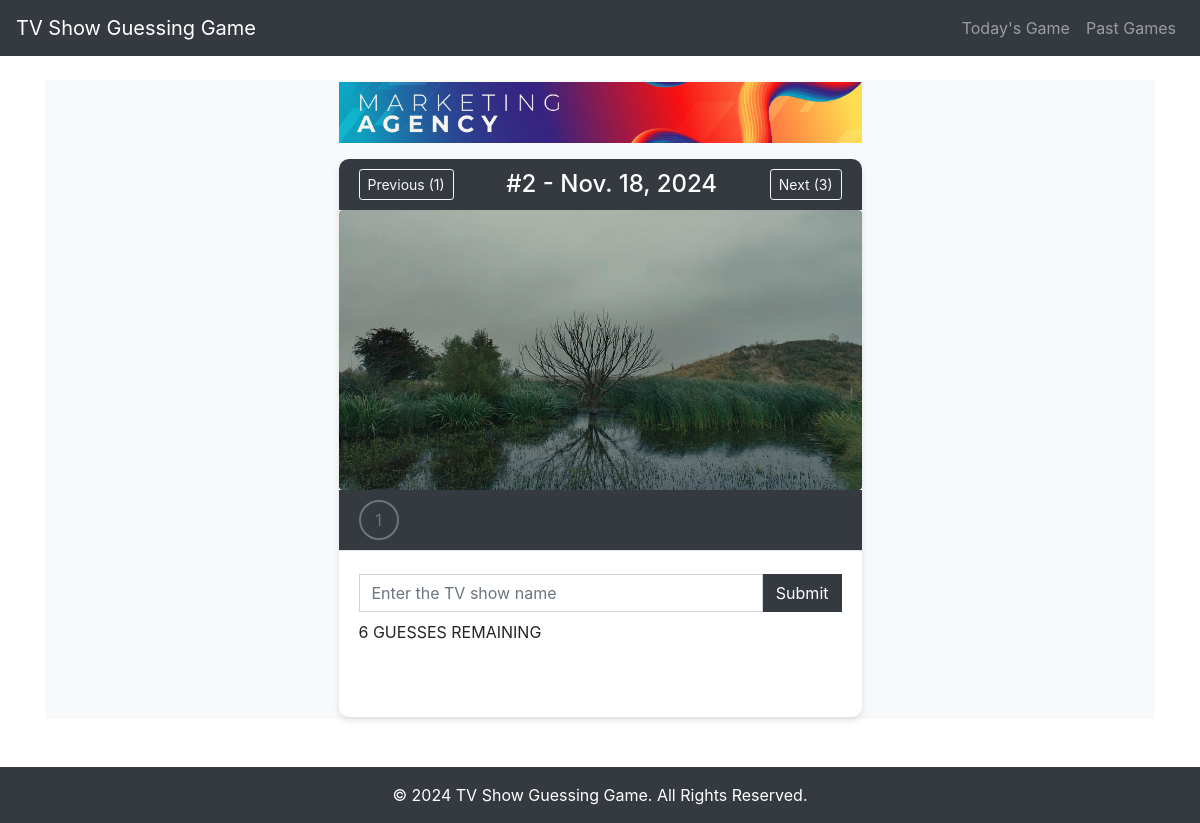
Page /past_game/2/ on the committed database.
### game/models.py (models this page shows, shortened)
class DailyGame(models.Model):
    date = models.DateField(unique=True)
    episode = models.ForeignKey(Episode, on_delete=models.CASCADE, related_name='daily_games')

class EpisodeImage(models.Model):
    episode = models.ForeignKey(Episode, on_delete=models.CASCADE, related_name='images')
    image = models.ImageField(upload_to='episode_images/')
    order = models.IntegerField(help_text="Order of appearance for guessing (1 to 6)")

### game/views.py (the view)
# urls.py: path('past_game/<int:game_id>/', views.past_game, name='past_game'),
def past_game(request, game_id):
    date_today = timezone.now().date()
    today_game = DailyGame.objects.filter(date=date_today).first()
    game = get_object_or_404(DailyGame, id=game_id)
    next_game_exists = today_game.id - 1 if today_game else None
    previous_id = game.id - 1 if game.id > 1 else None
    next_id = game.id + 1 if next_game_exists and game.id < next_game_exists else None
    today_id = game.id -1
    images = game.episode.images.order_by('order')[:6]
    context = {
        'game': game,
        'images': images,
        'title': game.episode.show.title,
        'next_game_exists': next_game_exists,
        'today_id': today_id,
        'previous_id': previous_id,
        'next_id': next_id,
    }
    return render(request, 'past_game.html', context)

### game/templates/past_game.html (shortened to what this page needs)
{% extends 'home.html' %}
{% block content %}
<section class="TvSection">
    <div class="container">
        <div class="row justify-content-center">
            <div class="col-lg-6">
                <div class="addBanner mb-3">
                    <img class="w-100" src="/static/image/addBanner.jpg" alt="Advertisement">
                </div>
                <div class="TvFram">
                    <div class="TvFramHeader">
                        <div class="navigation">
                            {% if previous_id %}
                            <a href="{% url 'past_game' previous_id %}" class="btn btn-outline-light btn-sm d-flex align-items-center">
                                 Previous ({{ previous_id }})
                            </a>
                            {% else %}
                            <span class="btn btn-outline-secondary btn-sm d-flex align-items-center disabled">
                                <i class="fa-solid fa-arrow-left me-2"></i> Previous
                            </span>
                            {% endif %}
                        </div>
                        <div class="game-details">
                            <a href="{% url 'calendar' %}">
                            <h4 class="text-xl italic font-semibold text-center mb-0 text-white">#{{ game.id }} - {{ game.date }}</h4>
                            </a>
                        </div>
                        <div class="navigation">
                            {% if next_id %}
                            <a href="{% url 'past_game' next_id %}" class="btn btn-outline-light btn-sm d-flex align-items-center">
                                Next ({{ next_id }})
                            </a>
                            {% else %}
                            <span class="btn btn-outline-secondary btn-sm d-flex align-items-center disabled">
                                No Past Game <i class="fa-solid fa-arrow-right ms-2"></i>
                            </span>
                            {% endif %}
                        </div>
                    </div>
                    <div class="TvImg">
                        {% for image in images %}
                            <div class="image-container {% if forloop.counter != 1 %}d-none{% endif %}" id="image-{{ forloop.counter }}">
                                <img src="{{ image.image.url }}" class="img-fluid rounded" alt="Episode Image {{ forloop.counter }}" >
                            </div>
                        {% endfor %}
                    </div>
                    <div class="TvFramFooter">
                        <div class="TvFramMenu">
                            <div id="imageButtons">
                                <button class="btn btn-outline-secondary d-none rounded-circle" id="button-1" onclick="showImage(1)">1</button>
                            </div>
                        </div>
                    </div>
                    <div class="TvSearchFrom">
                        <form id="guessForm" class="mt-2" action="{% url 'submit_guess' game.id %}" method="post">
                            <div class="input-group">
                                <input type="text" id="guess" name="guess" class="form-control" placeholder="Enter the TV show name">
                                <button type="submit" class="btn btn-dark">Submit</button>
                            </div>
                            <div class="guesses">
                                <p class="mt-2">6 GUESSES REMAINING</p>
                            </div>
                        </form>
                        <div id="feedback" class="mt-3 alert text-center"></div>
                    </div>
                </div>
            </div>
        </div>
    </div>
</section>
{% endblock %}

### game/templates/past_game.html (style rules this page uses)
.TvSection { padding: 2px; background-color: #f8f9fa; }
.TvFram { background: #ffffff; border-radius: 10px; box-shadow: 0 4px 6px rgba(0, 0, 0, 0.1); overflow: hidden; }
.TvFramHeader { display: flex; justify-content: space-between; align-items: center; padding: 10px 20px; background-color: #343a40; color: #ffffff; }
.TvImg { position: relative; }
.TvImg img { width: 100%; height: 280px; }
.TvFramFooter { display: flex; justify-content: space-between; align-items: center; padding: 10px 20px; background-color: #343a40; color: #ffffff; }
.TvSearchFrom { padding: 15px 20px; border-top: 1px solid #dee2e6; }
.TvSearchFrom .form-control { border-radius: 0; box-shadow: none; }
.TvSearchFrom .btn { border-radius: 0; }
#imageButtons .btn { width: 40px; height: 40px; padding: 0; border-radius: 50%; font-size: 16px; justify-content: center; align-items: center; text-align: center; }
#imageButtons .btn-outline-secondary { border: 2px solid #6c757d; color: #6c757d; }

### rows in the picture
DailyGame: id "2", date "Nov. 18, 2024"
EpisodeImage: image (picture)

### other values in the picture
{{ previous_id }} "1"
{{ next_id }} "3"
